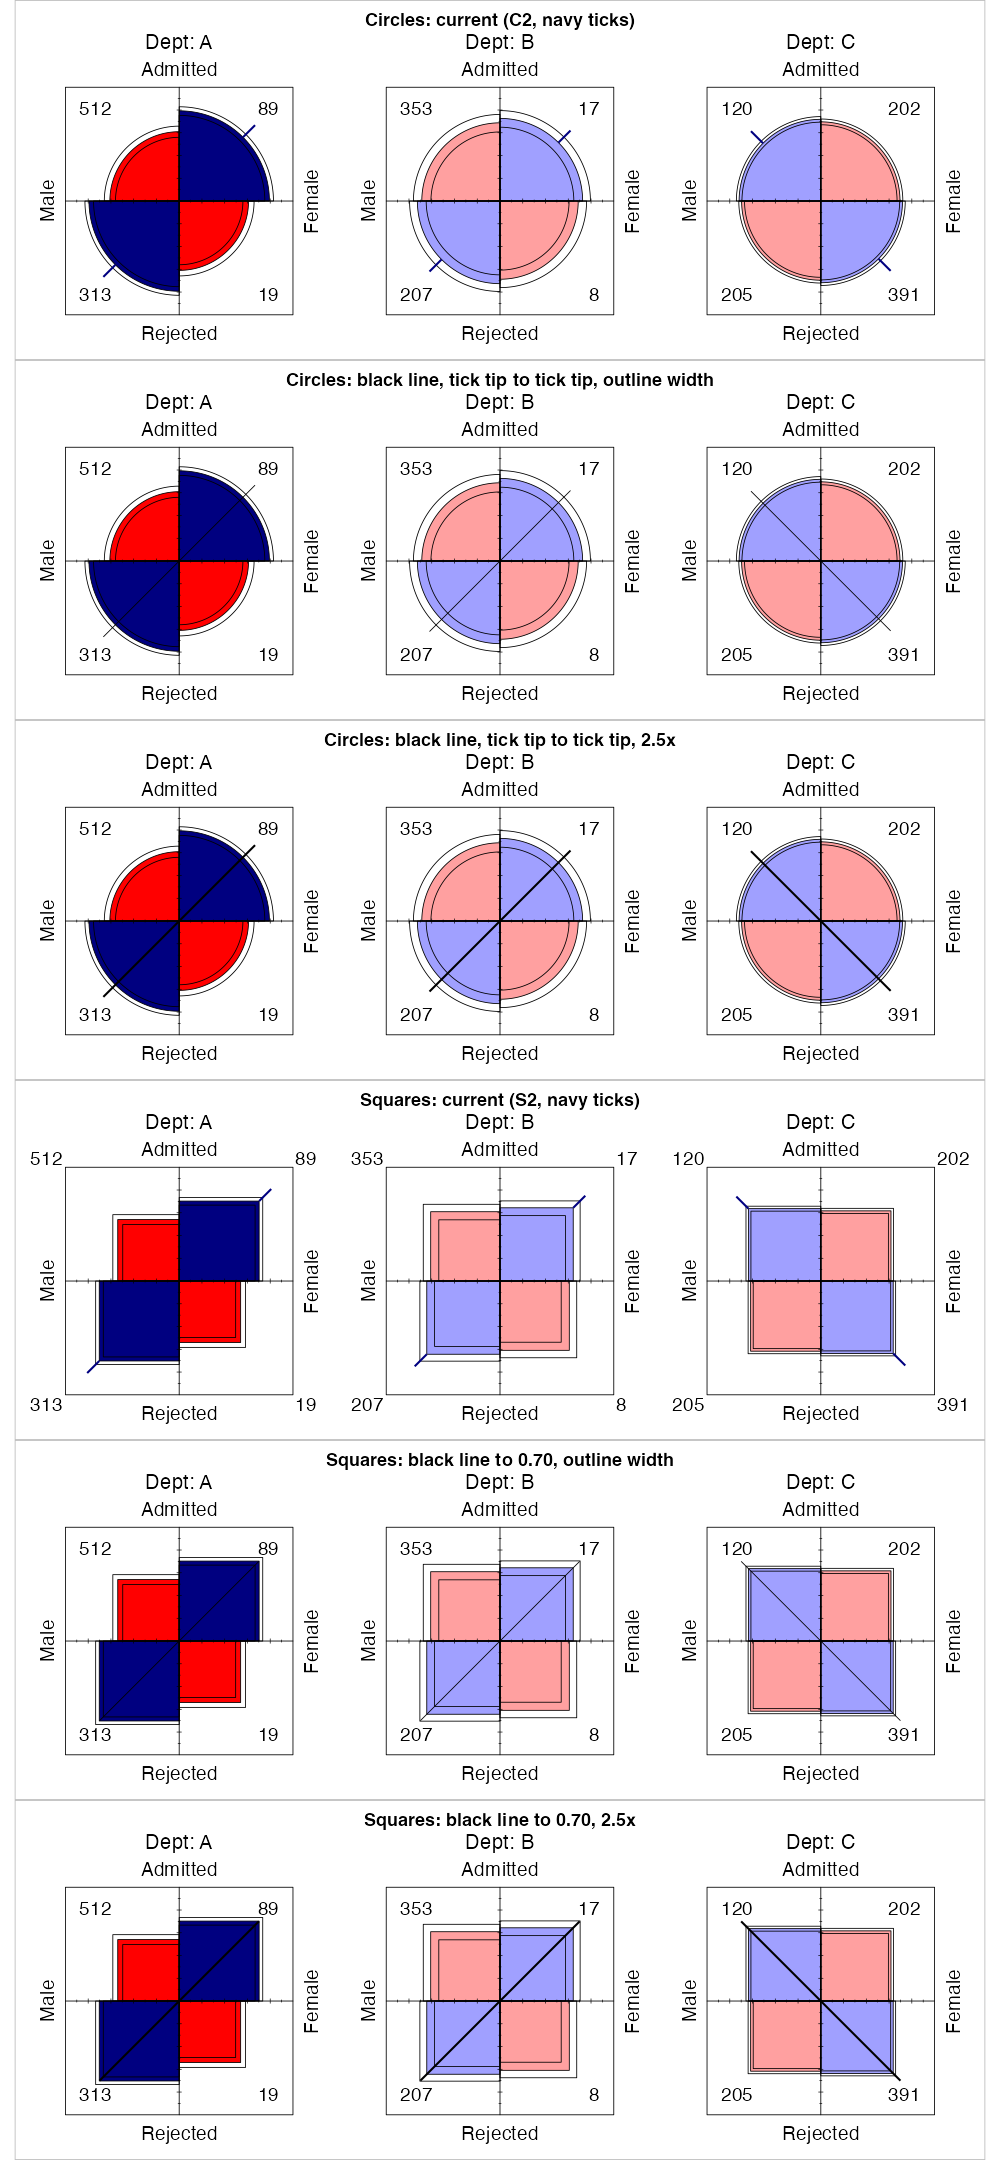

Write the R code that produced this figure.
# Mock-up (2026-10-08): instead of two direction ticks, one straight black
# line through the centre along the diagonal the association favours.
#   Circles: the line runs from tick tip to tick tip (each end where the
#            current tick ends, radius + `ticks`).
#   Squares: the line stops short of the corner counts (at `square_end` on
#            each axis), so `counts = "auto"` can keep the counts inside.
# Each row is compared with the current ticks (C2/S2).
#
# Run from the package root:
#   Rscript dev/old/tick-line-mockup.R [output-dir]
# Writes tick-line-mockup.png.

devtools::load_all(quiet = TRUE)
library(ggplot2)

args <- commandArgs(trailingOnly = TRUE)
out_dir <- if (length(args)) args[[1]] else tempdir()

ucb <- as.data.frame(UCBAdmissions)
ucb <- ucb[ucb$Dept %in% c("A", "B", "C"), ]

# Squares' line end on each axis. The count text starts at about 0.75 (see
# .fourfold_count_limit()), so 0.70 leaves room for the line's width.
square_end <- 0.70

native <- function(x) grid::unit(x, "native")

edit_panels <- function(g, fn) {
  if (inherits(g, "gtable")) {
    g$grobs <- lapply(g$grobs, edit_panels, fn)
    return(g)
  }
  if (inherits(g, "gTree") && startsWith(g$name %||% "", "fourfold-panel")) {
    return(fn(g))
  }
  if (inherits(g, "gTree") && length(g$children)) {
    g <- grid::setChildren(
      g, do.call(grid::gList, lapply(g$children, edit_panels, fn))
    )
  }
  g
}

# Replace the two ticks by one line. The ticks' end points give the diagonal
# and, for circles, where the line ends. `lwd` multiplies the outline width.
through_line <- function(shape, lwd = 1) {
  function(panel) {
    kids <- panel$children
    i <- which(names(kids) == "fourfold-direction-ticks")
    if (!length(i)) return(panel)
    tick <- kids[[i]]
    x1 <- as.numeric(tick$x1)
    y1 <- as.numeric(tick$y1)
    if (shape == "square") {
      x1 <- sign(x1) * square_end
      y1 <- sign(y1) * square_end
    }
    frame_lwd <- kids[["fourfold-frame"]]$gp$lwd
    kids[[i]] <- grid::segmentsGrob(
      native(x1[1]), native(y1[1]), native(x1[2]), native(y1[2]),
      gp = grid::gpar(col = "black", lwd = frame_lwd * lwd, lineend = "butt"),
      name = "fourfold-direction-ticks"
    )
    grid::setChildren(panel, do.call(grid::gList, kids))
  }
}

card <- function(title, shape, fn = identity, ticks = 0.15) {
  p <- ggplot(ucb, aes(x = Gender, y = Admit, weight = Freq)) +
    geom_fourfold(shape = shape, ticks = ticks) +
    facet_wrap(vars(Dept), nrow = 1, labeller = label_both) +
    theme_fourfold() +
    labs(title = title) +
    theme(
      plot.title = element_text(face = "bold", size = 13),
      plot.background = element_rect(colour = "grey75", linewidth = 0.6)
    )
  edit_panels(ggplotGrob(p), fn)
}

# For squares, a negligible tick length keeps the tick grob (it carries the
# diagonal) while `counts = "auto"` sees only the squares themselves.
sheet <- gridExtra::arrangeGrob(
  card("Circles: current (C2, navy ticks)", "circle"),
  card("Circles: black line, tick tip to tick tip, outline width", "circle",
    through_line("circle")),
  card("Circles: black line, tick tip to tick tip, 2.5x", "circle",
    through_line("circle", 2.5)),
  card("Squares: current (S2, navy ticks)", "square"),
  card("Squares: black line to 0.70, outline width", "square",
    through_line("square"), ticks = 1e-6),
  card("Squares: black line to 0.70, 2.5x", "square",
    through_line("square", 2.5), ticks = 1e-6),
  ncol = 1
)

ragg::agg_png(file.path(out_dir, "tick-line-mockup.png"),
  width = 10, height = 6 * 3.6, units = "in", res = 100)
grid::grid.draw(sheet)
invisible(grDevices::dev.off())
message("wrote tick-line-mockup.png to ", out_dir)
